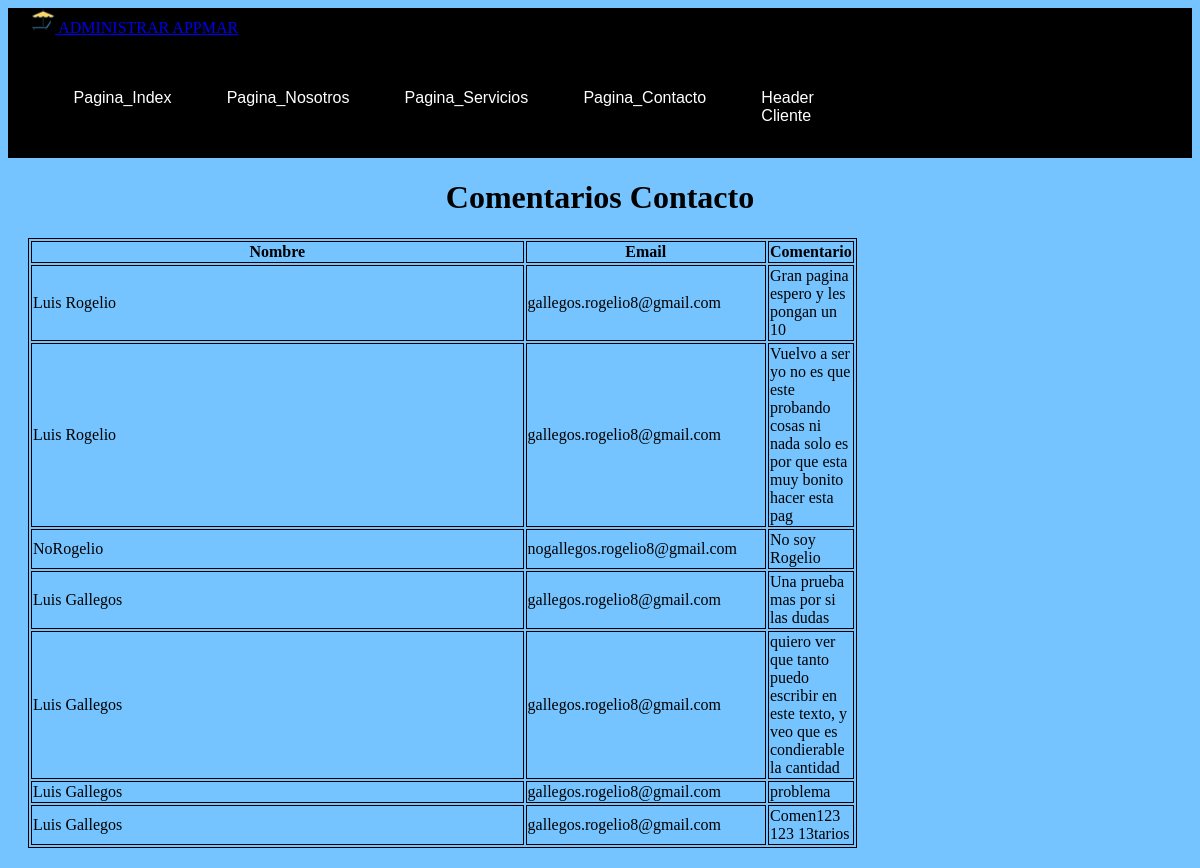
Page /appmar/Admin_Comentarios.php on the committed database.
### tables this page shows
CREATE TABLE `contacto_cont` (
  `Nombre` varchar(50) NOT NULL,
  `email` varchar(50) NOT NULL,
  `Comentario` text NOT NULL,
  `id` int(11) NOT NULL
);

### appmar/clase_Contacto.php (called while the page is built, shortened)
<?php
class Contacto{
		public function select(){
		$db = new Conexion();
		$sql = "SELECT * FROM `contacto_cont`";
		$result = $db->query($sql);
		return $result;
	}
}
?>

### appmar/Tabla_contacto.php (the view)
 <table>
 <th>Nombre</th>
 <th>Email</th>
 <th>Comentario</th>
<?php
$conta = Contacto::vacio();
$datos = $conta->select();
while ($row = $datos->fetch_array()) {
	echo '<tr>';
	echo '<td>',$row['Nombre'] ,'</td>';
	echo '<td>',$row['email'] ,'</td>';
	echo '<td>',$row['Comentario'] ,'</td>';
	echo '</tr>';
}
 ?>
</table>

### appmar/css/myStyle.css (style rules this page uses)
body { background: #76C4FF; }
table, th, td { border: 1px solid black; width: 70%; margin: 20px; }

### rows in the picture
contacto_cont: Nombre "Luis Rogelio", email "gallegos.rogelio8@gmail.com", Comentario "Gran pagina espero y les pongan un 10"
contacto_cont: Nombre "Luis Rogelio", email "gallegos.rogelio8@gmail.com", Comentario "Vuelvo a ser yo no es que este probando cosas ni nada solo es por que esta muy bonito hacer esta pag"
contacto_cont: Nombre "NoRogelio", email "nogallegos.rogelio8@gmail.com", Comentario "No soy Rogelio"
contacto_cont: Nombre "Luis Gallegos", email "gallegos.rogelio8@gmail.com", Comentario "Una prueba mas por si las dudas"
contacto_cont: Nombre "Luis Gallegos", email "gallegos.rogelio8@gmail.com", Comentario "quiero ver que tanto puedo escribir en este texto, y veo que es condierable la cantidad"
contacto_cont: Nombre "Luis Gallegos", email "gallegos.rogelio8@gmail.com", Comentario "problema"
contacto_cont: Nombre "Luis Gallegos", email "gallegos.rogelio8@gmail.com", Comentario "Comen123 123 13tarios"
